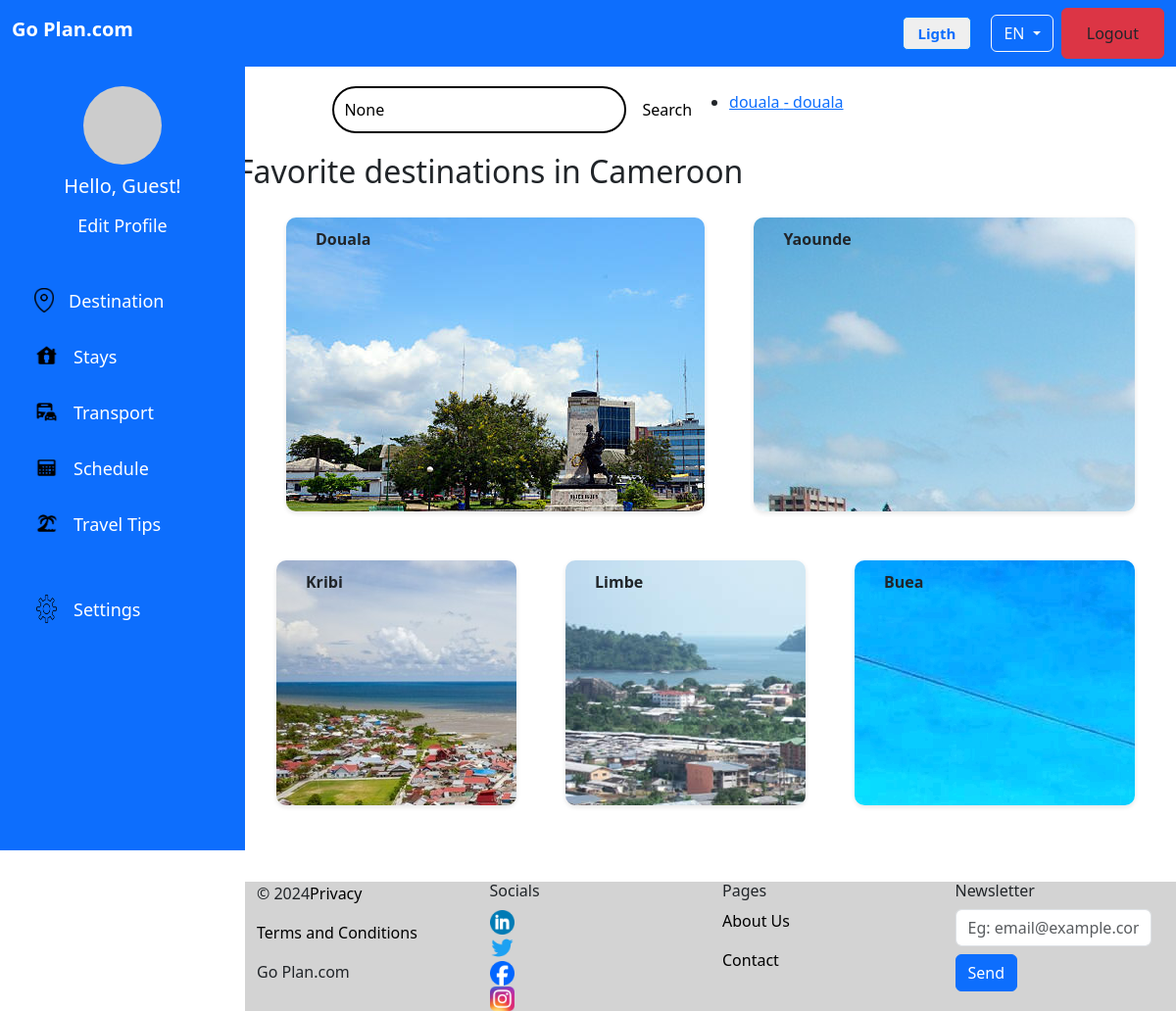
The app's page /destination_list/, older data.
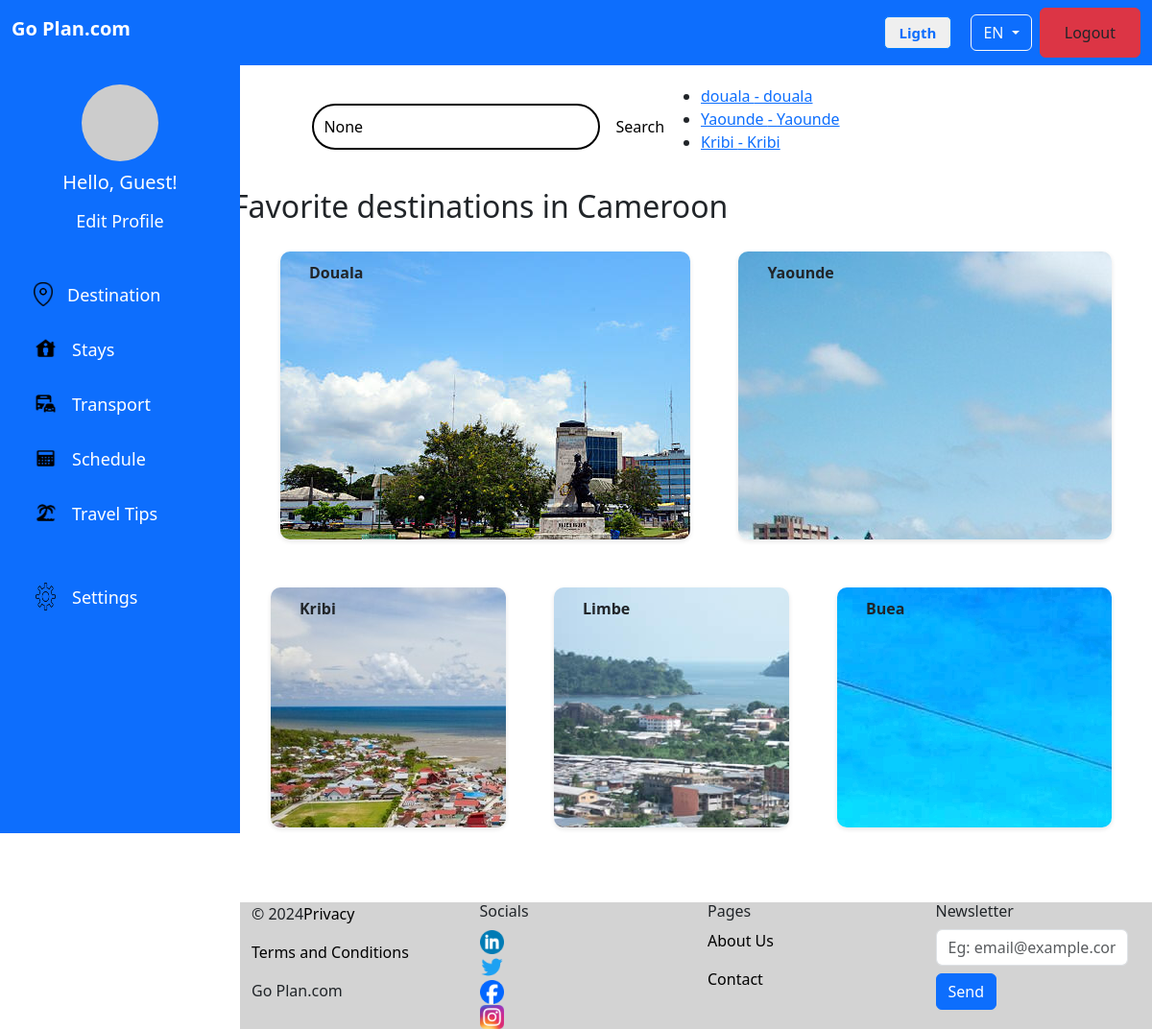
The same page, newer data.
### accounts/models.py (models this page shows, shortened)
class Destination(models.Model):
    name = models.CharField(max_length=255)
    description = models.TextField()
    city = models.CharField(max_length=100)
    popular_attractions = models.TextField(blank=True, null=True)
    image = models.ImageField(upload_to='images/destination_img/', null= False, blank= False)

### accounts/views.py (the view)
# urls.py: path('destination_list/', views.destination_list, name='destination_list'),
def destination_list(request):
    query = request.GET.get('q')
    if query:
        destinations = Destination.objects.filter(name__icontains=query) | Destination.objects.filter(city__icontains=query)
    else:
        destinations = Destination.objects.all()
    return render(request, 'pages/UserDashboard/destination.html', {'destinations': destinations, 'query': query})

### accounts/templates/pages/UserDashboard/destination.html
{% extends "pages/UserDashboard/base.html" %}
{% block content %}
        <div class="container">
            <div class="search-bar">
                <input type="text" name="q" placeholder="Search by name or city" value="{{ query }}">
                <button type="submit">Search</button>
                <ul>
                    {% for destination in destinations %}
                        <li><a href="{% url 'destination_detail' destination.pk %}">{{ destination.name }} - {{ destination.city }}</a></li>
                    {% empty %}
                        <li>No destinations found.</li>
                    {% endfor %}
                </ul>
            </div>
            <div class="destination">
                <h2 class="text-left">Favorite destinations in Cameroon</h2>
                <div class="destination1">
                    <div class="destination-card1 destination-card">
                        <p>Douala</p>
                    </div>
                    <div class="destination-card2 destination-card">
                        <p>Yaounde</p>
                    </div>
                </div>
                <div class="destination2">
                    <div class="destination-card3 destination-card">
                        <p>Kribi</p>
                    </div>
                    <div class="destination-card4 destination-card">
                        <p>Limbe</p>
                    </div>
                    <div class="destination-card5 destination-card">
                        <p>Buea</p>
                    </div>
                </div>
            </div>
        </div>
{% endblock %}

Row changes from the older to the newer data that the page shows:
added Destination: name "Yaounde", city "Yaounde"
added Destination: name "Kribi", city "Kribi"
